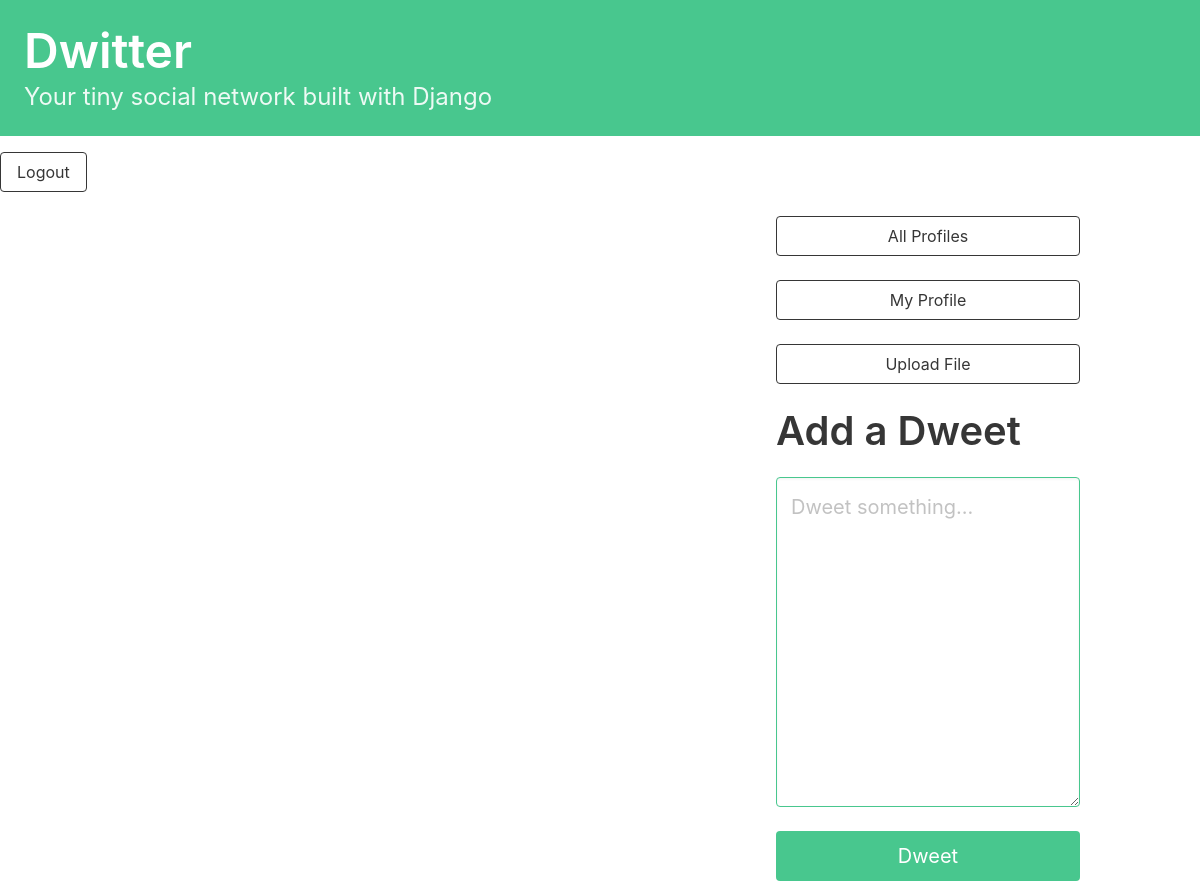
Page / (signed in) on the earlier database version.
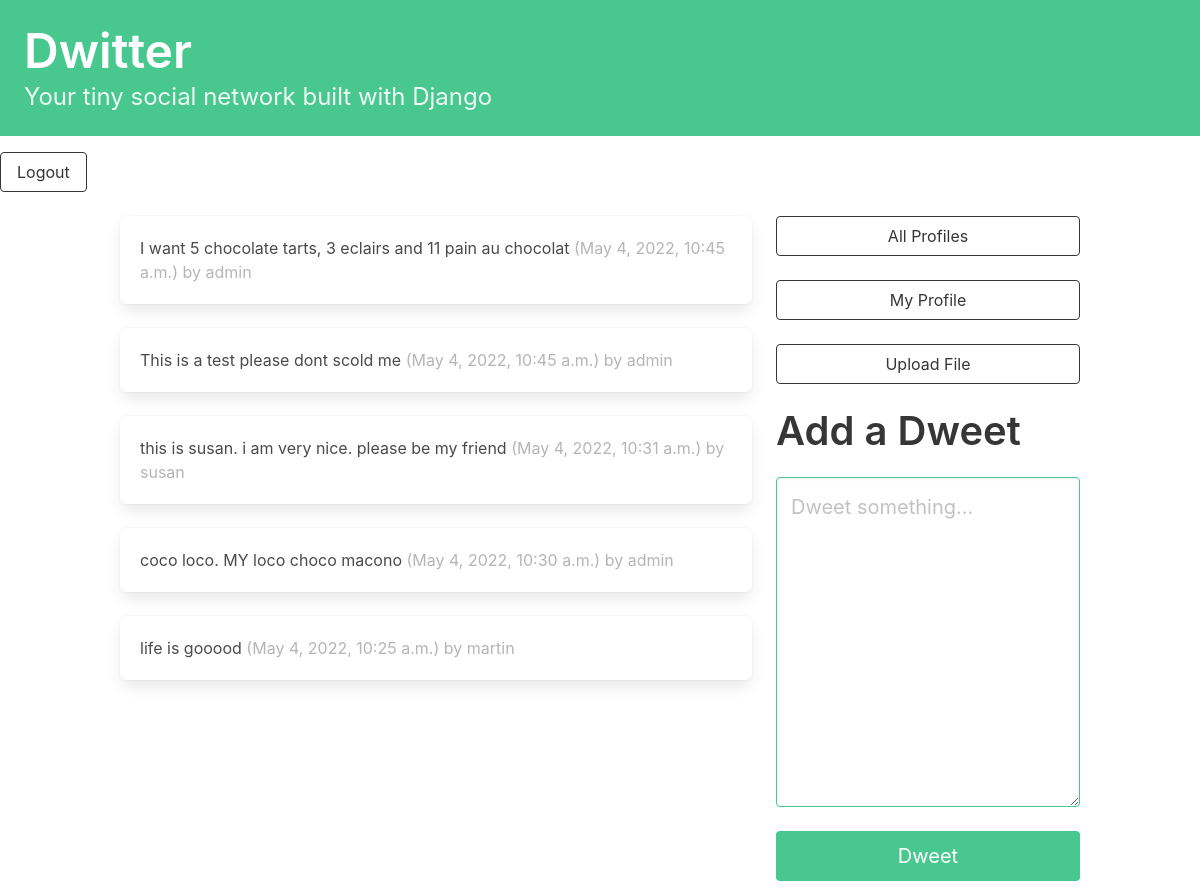
Same page on the later database version.
### dwitter/models.py (models this page shows, shortened)
class Dweet(models.Model):
    user = models.ForeignKey(
        User, related_name="dweets", on_delete=models.DO_NOTHING
        )
    body = models.CharField(max_length=140)
    created_at = models.DateTimeField(auto_now_add=True)

### dwitter/views.py (the view)
# urls.py: path("", dashboard, name="dashboard"),
@login_required
def dashboard(request):
    form = DweetForm(request.POST or None)
    if request.method == 'POST':
        if form.is_valid():
            dweet = form.save(commit=False)
            dweet.user = request.user
            dweet.save()
            return redirect("dwitter:dashboard")
    followed_dweets = Dweet.objects.filter(
        user__profile__in=request.user.profile.follows.all()
    ).order_by("-created_at")
    return render(
        request,
        "dwitter/dashboard.html",
        {"form": form, "dweets": followed_dweets},
        )

### dwitter/forms.py
class DweetForm(forms.ModelForm):
    body = forms.CharField(
        required=True,
        widget=forms.widgets.Textarea(
            attrs={
                "placeholder": "Dweet something...",
                "class": "textarea is-success is-medium",
            }
        ),
        label ="",
    )
    class Meta:
        model = Dweet
        exclude = ("user", )

### dwitter/templates/dwitter/dashboard.html (shortened to what this page needs)
{% extends 'base.html' %}
{% block content %}
<div class="column">
    {% for dweet in dweets %}
        <div class="box">
            {{ dweet.body }}
            <span class="is-small has-text-grey-light">
                ({{ dweet.created_at }}) by {{dweet.user.username}}
            </span>
        </div>
    {% endfor %}
</div>
<div class="column is-one-third">
    <div class="block">
        <a href="{% url 'dwitter:profile_list' %}">
            <button class="button is-dark is-outlined is-fullwidth">
                All Profiles
            </button>
        </a>
    </div>
    <div class="block">
        <a href="{% url 'dwitter:profile' user.id %}" >
            <button class="button is-dark is-outlined is-fullwidth">
                My Profile
            </button>
        </a>
    </div>
    <div class="block">
        <a href="{% url 'dwitter:upload_file' %}">
            <button class="button is-dark is-outlined is-fullwidth">
                Upload File
            </button>
        </a>
    </div>
    <div class="block">
        <div class="block">
            <h2 class="title is-2">Add a Dweet</h2>
        </div>
        <div class="block">
            <form method="post">
                {{ form.as_p }}
                    <button class="button is-success is-fullwidth is-medium mt-5"
                    type="submit">Dweet
                </button>
            </form>
        </div>
    </div>
</div>
{% endblock %}

### dwitter/templates/base.html (shortened to what this page needs)
<!DOCTYPE html>
<html lang="en">
    <head>
        <link rel="stylesheet"
            href="https://cdn.jsdelivr.net/npm/bulma@0.9.3/css/bulma.min.css">
    </head>
    <body>
        <a href="{% url 'dwitter:dashboard' %}">
        <section class="hero is-small is-success mb-4">
                <div class="hero-body">
                    <h1 class="title is-1">Dwitter</h1>
                    <p class="subtitle is-4">
                        Your tiny social network built with Django
                    </p>
                </div>
            </section>
        </a>
        <div class="block">
            <a href="{% url 'dwitter:logout' %}">
                <button class="button is-dark is-outlined">
                    Logout
                </button>
            </a>
        </div>
            <div class="container">
                <div class="columns">
                {% block content %}
                {% endblock content%}
                </div>
            </div>
    </body>
</html>

Differences in the rows shown:
added Dweet: body "I want 5 chocolate tarts, 3 eclairs and 11 pain au chocolat", created_at "May 4, 2022, 10:45 a.m.", user.username "admin"
added Dweet: body "This is a test please dont scold me", created_at "May 4, 2022, 10:45 a.m.", user.username "admin"
added Dweet: body "this is susan. i am very nice. please be my friend", created_at "May 4, 2022, 10:31 a.m.", user.username "susan"
added Dweet: body "coco loco. MY loco choco macono", created_at "May 4, 2022, 10:30 a.m.", user.username "admin"
added Dweet: body "life is gooood", created_at "May 4, 2022, 10:25 a.m.", user.username "martin"
